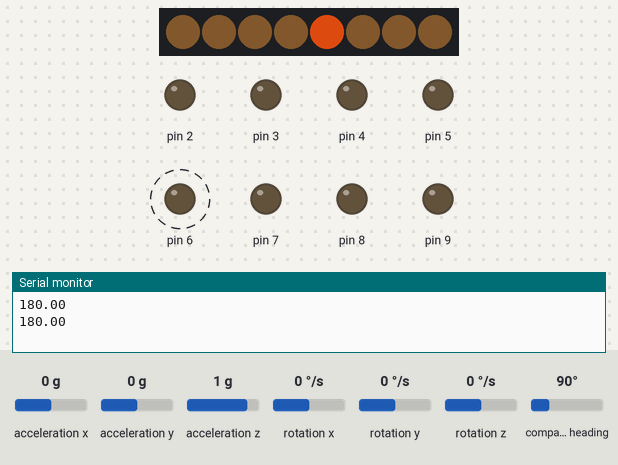
The sketch below on a simulated Arduino Uno, built with avr-gcc and run on an emulated ATmega328P. On the bench: 8 RGB LEDs in strip order, left to right, output pins drawn as LEDs (lit = HIGH), the last lines printed to the serial monitor. Dashed ring = blinking. The inputs (shaded band) are chosen by the test bench; at power-on: compass heading 90°, acceleration x 0 g, acceleration y 0 g, acceleration z 1 g, rotation x 0 °/s, rotation y 0 °/s, rotation z 0 °/s. Dim RGB values are drawn brighter than linear.

Above: at 4.07 s.
4.5 s: compass heading set to 72°
7.5 s: compass heading set to 61°
At 7.84 s:
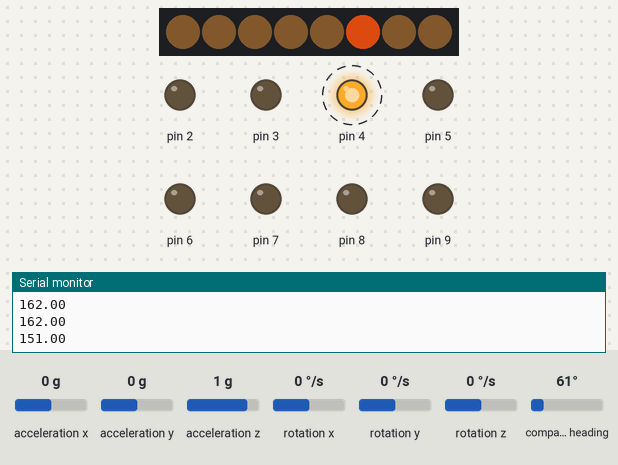
10.5 s: compass heading set to 7°
At 10.86 s:
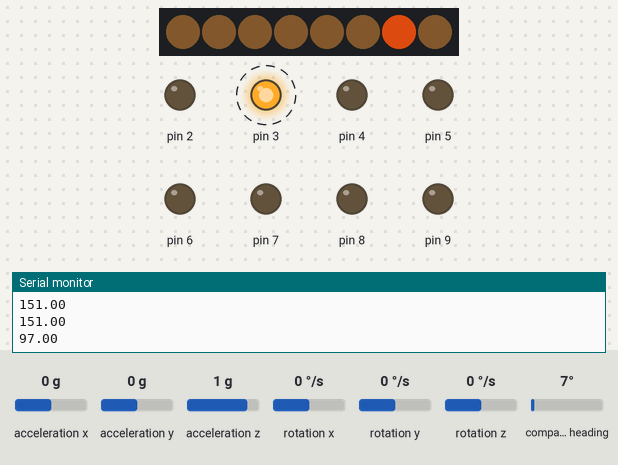
13.5 s: compass heading set to 20°
15.0 s: compass heading set to 24°
At 15.39 s:
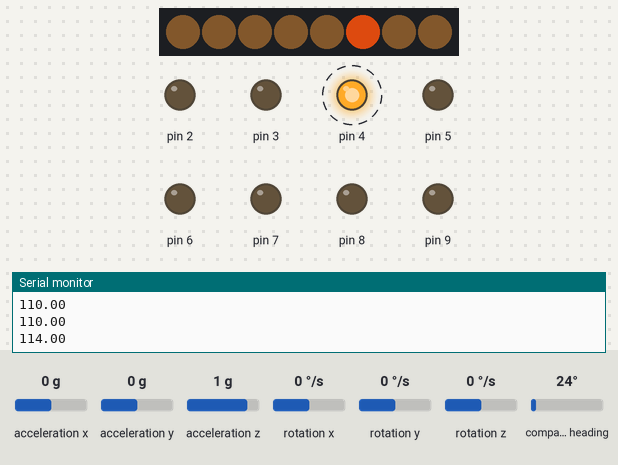
17.4 s: compass heading set to 180°
At 17.9 s:
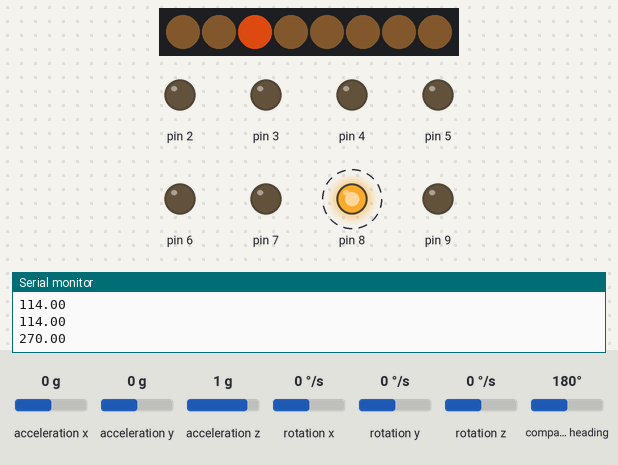
Timing chart, 0 to 21.4 s (numbered marks = the images above; inputs shaded):
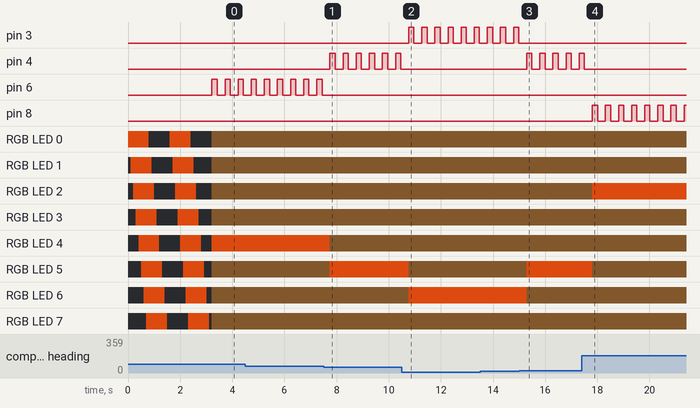

The sketch:

dircho_.ino
```cpp
#include <Wire.h>
#include <LSM303.h>
#include <Adafruit_NeoPixel.h>
#include <avr/power.h>

#define PIN 10
#define NUMPIXELS 8

LSM303 compass;
float head;

Adafruit_NeoPixel pixels = Adafruit_NeoPixel(NUMPIXELS, A0, NEO_GRB + NEO_KHZ800);

void setup()
{
    //D2 is only LED.
    for (int i = 2; i <= 9; i++)
    {
        pinMode(i, OUTPUT);
    }
    Serial.begin(9600);
    Wire.begin();
    compass.init();
    compass.enableDefault();
    compass.m_min = (LSM303::vector<int16_t>){-32767, -32767, -32767};
    compass.m_max = (LSM303::vector<int16_t>){+32767, +32767, +32767};

    pixels.begin();
    for (int h = 0; h < 2; h++)
    {
        for (int i = 0; i < NUMPIXELS; i++)
        {
            pixels.setPixelColor(i, pixels.Color(150, 50, 10)); // Moderately bright green color.
            pixels.show();                                      // This sends the updated pixel color to the hardware.
            delay(100);                                         // Delay for a period of time (in milliseconds).
        }
        for (int i = 0; i < NUMPIXELS; i++)
        {
            pixels.setPixelColor(i, pixels.Color(0, 0, 0)); // Moderately bright green color.
            pixels.show();                                  // This sends the updated pixel color to the hardware.
            delay(100);                                     // Delay for a period of time (in milliseconds).
        }
    }
}

void loop()
{
    compass.read();
    head = compass.heading() + 90;
    if (head > 360)
    {
        head = head - 360;
    }

    Serial.println(head);
    //delay(100);
    //Wiringではn<x<mみたいな書き方ができない
    //nanoのA6, A7ピンはアナログ専用
    if (337.5 < head | head < 22.5)
    {
        //vibe(2, 0);    //LED
        north(0);
        Serial.println("2"); //debug
    }
    else if (head > 22.5 && head < 67.5)
    {
        vibe(2, 7); //void vibe(int pin, int Lnum)
    }
    else if (head > 67.5 && head < 112.5)
    {
        vibe(3, 6);
    }
    else if (head > 112.5 && head < 157.5)
    {
        vibe(4, 5);
    }
    else if (head > 157.5 && head < 202.5)
    {
        vibe(6, 4);
    }
    else if (head > 202.5 && head < 247.5)
    {
        vibe(7, 3);
    }
    else if (head > 247.5 && head < 292.5)
    {
        vibe(8, 2);
    }
    else if (head > 292.5 && head < 337.5)
    {
        vibe(9, 1);
    }
    else
    {
        for (int i = 0; i < NUMPIXELS; i++)
        {
            pixels.setPixelColor(i, pixels.Color(150, 50, 10)); // Moderately bright green color.
            pixels.show();                                      // This sends the updated pixel color to the hardware.
            delay(100);                                         // Delay for a period of time (in milliseconds).
        }
        for (int i = 0; i < NUMPIXELS; i++)
        {
            pixels.setPixelColor(i, pixels.Color(0, 0, 0)); // Moderately bright green color.
            pixels.show();                                  // This sends the updated pixel color to the hardware.
            delay(100);                                     // Delay for a period of time (in milliseconds).
        }
    }
    pixels.clear();
    pixels.show();
}

void vibe(int pin, int Lnum)
{
    digitalWrite(pin, HIGH);
    for (int i = 0; i < NUMPIXELS; i++)
    {
        if (i != Lnum)
            pixels.setPixelColor(i, pixels.Color(6, 4, 2)); // Moderately bright green color.
        else
            pixels.setPixelColor(Lnum, pixels.Color(150, 50, 10)); // Moderately bright green color.
    }
    pixels.show(); // This sends the updated pixel color to the hardware.
    delay(200);
    digitalWrite(pin, LOW);
    delay(300);
//    digitalWrite(pin, LOW);
//    delay(50);
//    digitalWrite(pin, HIGH);
//    delay(150);
//    digitalWrite(pin, LOW);
//    delay(250);
}
void north(int Lnum)
{
    digitalWrite(4, HIGH);
    digitalWrite(6, HIGH);
    digitalWrite(7, HIGH);
    for (int i = 0; i < NUMPIXELS; i++)
    {
        if (i != Lnum)
            pixels.setPixelColor(i, pixels.Color(6, 4, 2)); // Moderately bright green color.
        else
            pixels.setPixelColor(Lnum, pixels.Color(150, 50, 10)); // Moderately bright green color.
    }
    pixels.show(); // This sends the updated pixel color to the hardware.
    delay(100);
    digitalWrite(4, LOW);
    digitalWrite(6, LOW);
    digitalWrite(7, LOW);
}
```

Measured:
- the behaviour switches between 68 and 67° on compass heading (found by bisection; images 0 and 1)
- the behaviour switches between 22 and 23° on compass heading (found by bisection; images 2 and 3)
- after the input at 7.5 s, pin 4: alternates HIGH for 0.20 s and LOW for 0.30 s, starting after 0.25 s; pin 6: stops changing and stays LOW; the LEDs: first differ from a run without the input after 0.25 s (image 1)
- after the input at 10.5 s, pin 3: alternates HIGH for 0.20 s and LOW for 0.30 s, starting after 0.26 s; pin 4: stops changing and stays LOW; the LEDs: first differ from a run without the input after 0.26 s (image 2)
- after the input at 15.0 s, pin 3: stops changing and stays LOW; pin 4: alternates HIGH for 0.20 s and LOW for 0.30 s, starting after 0.29 s; the LEDs: first differ from a run without the input after 0.29 s (image 3)
- after the input at 17.4 s, pin 4: goes on until 17.5 s, then stays LOW; pin 8: alternates HIGH for 0.20 s and LOW for 0.30 s, starting after 0.41 s; the LEDs: first differ from a run without the input after 0.41 s (image 4)
- by itself, pin 6: alternates HIGH for 0.20 s and LOW for 0.30 s
